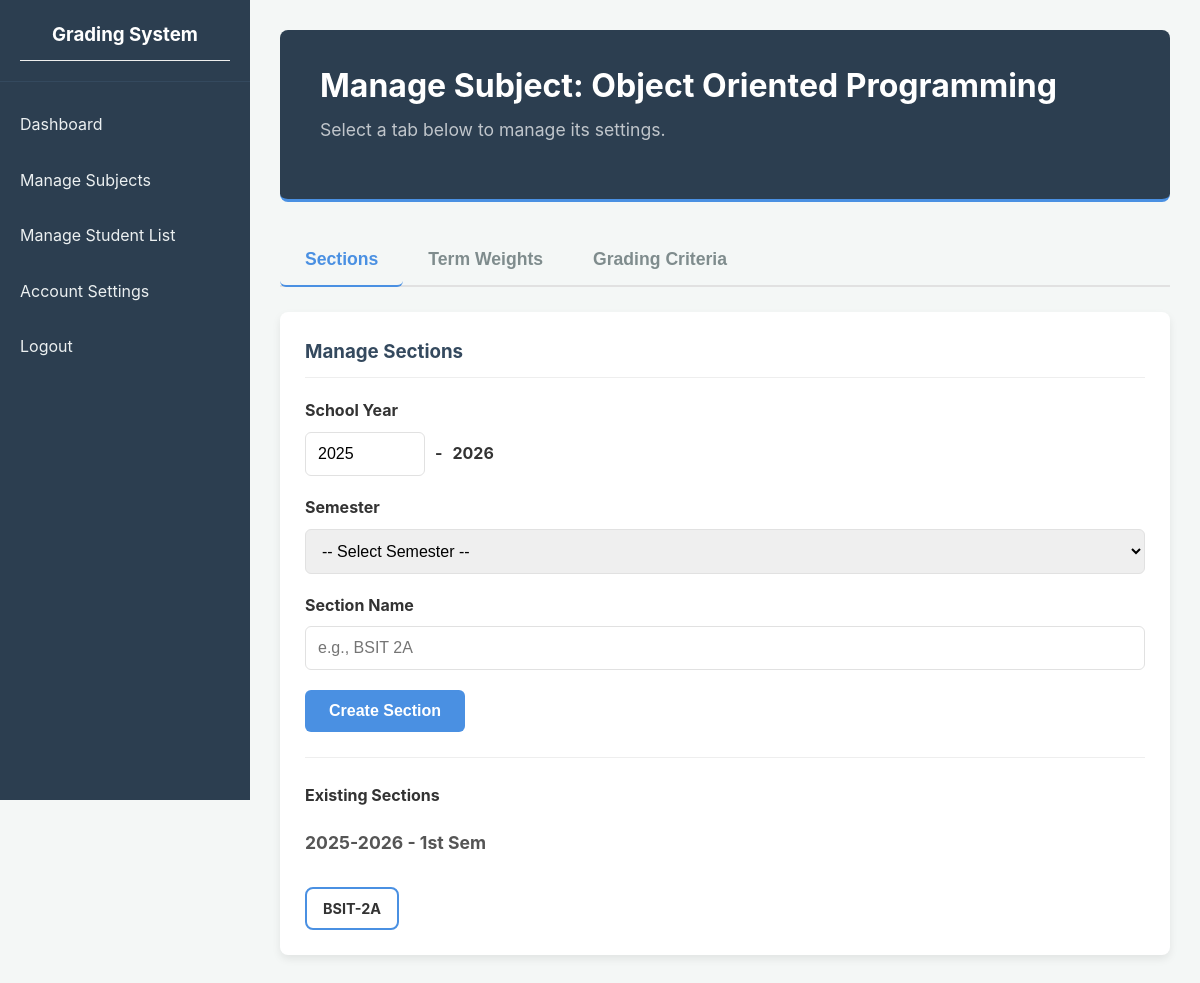
The app's page /view_subject.php?id=9 (signed in) with its own data.
### tables this page shows
CREATE TABLE `subjects` (
  `subject_id` int(11) NOT NULL,
  `subject_name` varchar(255) NOT NULL,
  `class_code` varchar(50) DEFAULT NULL,
  `prelim_weight` decimal(5,2) NOT NULL DEFAULT 25.00,
  `midterm_weight` decimal(5,2) NOT NULL DEFAULT 25.00,
  `prefinals_weight` decimal(5,2) NOT NULL DEFAULT 25.00,
  `finals_weight` decimal(5,2) NOT NULL DEFAULT 25.00
);

CREATE TABLE `sections` (
  `section_id` int(11) NOT NULL,
  `subject_id` int(11) NOT NULL,
  `school_year` varchar(9) NOT NULL COMMENT 'e.g., 2024-2025',
  `semester` enum('1st Sem','2nd Sem','Summer') NOT NULL,
  `section_name` varchar(100) NOT NULL
);

### view_subject.php (the view, shortened to what this page needs)
<?php
require_once 'config/db_config.php';
$subject_id = $_GET['id'];
$subject_stmt = $pdo->prepare("SELECT * FROM subjects WHERE subject_id = ?");
$subject_stmt->execute([$subject_id]);
$subject = $subject_stmt->fetch(PDO::FETCH_ASSOC);
$sections_stmt = $pdo->prepare("SELECT * FROM sections WHERE subject_id = ? ORDER BY school_year DESC, semester ASC, section_name ASC");
$sections_stmt->execute([$subject_id]);
$sections = $sections_stmt->fetchAll(PDO::FETCH_ASSOC);
?>
<?php include 'includes/header.php'; ?>
<div class="container">
    <div class="page-header">
        <h2>Manage Subject: <?php echo htmlspecialchars($subject['subject_name']); ?></h2>
        <p>Select a tab below to manage its settings.</p>
    </div>
    <div class="tab-navigation">
        <button class="tab-nav-button" onclick="openTab(event, 'sections')">Sections</button>
        <button class="tab-nav-button" onclick="openTab(event, 'weights')">Term Weights</button>
        <button class="tab-nav-button" onclick="openTab(event, 'criteria')">Grading Criteria</button>
    </div>
    <div id="sections" class="tab-content">
        <div class="card">
            <h3>Manage Sections</h3>
            <form action="actions/add_section.php" method="POST">
                    <div class="form-group">
                    <label for="start_year">School Year</label>
                    <div class="school-year-selector">
                        <?php
                        $currentYear = date('Y');
                        $currentMonth = date('n');
                        $defaultStartYear = ($currentMonth >= 7) ? $currentYear : $currentYear - 1;
                        ?>
                        <input
                            type="number"
                            name="start_year"
                            id="start_year"
                            class="form-control"
                            style="width: 120px;"
                            min="2020"
                            max="2100"
                            value="<?php echo $defaultStartYear; ?>"
                            required
                        >
                        <span>-</span>
                        <span id="end_year"><?php echo $defaultStartYear + 1; ?></span>
                    </div>
                </div>
                <div class="form-group">
                    <label for="semester">Semester</label>
                    <select name="semester" required>
                        <option value="">-- Select Semester --</option>
                    </select>
                </div>
                <div class="form-group">
                    <label for="section_name">Section Name</label>
                    <input type="text" name="section_name" placeholder="e.g., BSIT 2A" required>
                </div>
                <button type="submit">Create Section</button>
            </form>
            <hr style="margin: 25px 0; border: 0; border-top: 1px solid #eee;">
            <h4>Existing Sections</h4>
            <?php
            $grouped_sections = [];
            foreach ($sections as $section) {
                $key = $section['school_year'] . ' - ' . $section['semester'];
                $grouped_sections[$key][] = $section;
            }
            ?>
            <?php if (empty($grouped_sections)): ?>
                <p>No sections have been created for this subject yet.</p>
            <?php else: ?>
                <?php foreach ($grouped_sections as $group_name => $group_sections): ?>
                    <h5 style="margin-top: 20px; font-size: 1.1rem; color: #555;"><?php echo htmlspecialchars($group_name); ?></h5>
                    <div class="section-chip-container">
                        <?php foreach($group_sections as $section): ?>
                            <a href="view_section.php?id=<?php echo $section['section_id']; ?>" class="section-chip">
                                <?php echo htmlspecialchars($section['section_name']); ?>
                            </a>
                        <?php endforeach; ?>
                    </div>
                <?php endforeach; ?>
            <?php endif; ?>
        </div>
    </div>
</div>
<?php include 'includes/footer.php'; ?>

### public/css/style.css (style rules this page uses)
:root { --primary-color: #4a90e2; --primary-hover-color: #357ABD; --background-color: #f4f7f6; --card-background-color: #ffffff; --sidebar-bg: #2c3e50; --sidebar-text: #ecf0f1; --sidebar-hover: #34495e; --text-color: #333333; --border-color: #e1e1e1; --danger-color: #e74c3c; --danger-hover-color: #c0392b; --shadow: 0 4px 8px rgba(0, 0, 0, 0.08); }
body { font-family: -apple-system, BlinkMacSystemFont, "Segoe UI", Roboto, Helvetica, Arial, sans-serif; background-color: var(--background-color); color: var(--text-color); margin: 0; line-height: 1.6; }
.page-header { margin-bottom: 20px; padding-bottom: 20px; border-bottom: 1px solid var(--border-color); }
.page-header h2 { font-size: 2rem; color: #2c3e50; margin: 0; }
.page-header p { font-size: 1.1rem; color: #7f8c8d; margin: 5px 0 0 0; }
.school-year-selector { display: flex; align-items: center; gap: 10px; }
.school-year-selector span { font-weight: bold; }
.section-chip-container { display: flex; flex-wrap: wrap; gap: 12px; }
.section-chip { display: inline-block; padding: 8px 16px; background-color: #ffffff; border: 2px solid var(--primary-color); border-radius: 8px; text-decoration: none; font-weight: bold; color: var(--text-color); transition: all 0.2s ease-in-out; font-size: 0.9rem; }
.tab-navigation { display: flex; border-bottom: 2px solid var(--border-color); margin-bottom: 25px; }
.tab-nav-button { padding: 15px 25px; cursor: pointer; border: none; background: none; font-size: 1.1rem; font-weight: bold; color: #7f8c8d; position: relative; top: 2px; border-bottom: 2px solid transparent; }
.tab-nav-button.active { color: var(--primary-color); border-bottom-color: var(--primary-color); }
.tab-content { display: none; }
.container { max-width: 1700px; margin: 0 auto; padding: 0; }
.card { background: var(--card-background-color); border-radius: 8px; box-shadow: var(--shadow); padding: 25px; margin-bottom: 30px; }
.page-header { background-color: var(--sidebar-bg); padding: 30px 40px; border-radius: 8px; margin-bottom: 30px; border-bottom: 3px solid var(--primary-color); }
.page-header h1, .page-header h2 { margin: 0; color: #ffffff; font-size: 2rem; font-weight: 700; }
.page-header p { margin-top: 5px; color: rgba(255, 255, 255, 0.7); font-size: 1.1rem; margin-bottom: 25px; }
h3 { margin-top: 0; color: #34495e; border-bottom: 1px solid #eee; padding-bottom: 10px; margin-bottom: 20px; }
.form-group { margin-bottom: 1.2rem; }
.form-group label { display: block; font-weight: bold; margin-bottom: 8px; }
.form-group input[type="text"], .form-group input[type="number"], .form-group input[type="file"], .form-group select { width: 100%; padding: 12px; border: 1px solid var(--border-color); border-radius: 6px; font-size: 1rem; box-sizing: border-box; transition: border-color 0.3s ease, box-shadow 0.3s ease; }
button, .btn { display: inline-block; background: var(--primary-color); color: #ffffff; border: none; padding: 12px 24px; border-radius: 6px; cursor: pointer; text-decoration: none; text-align: right; font-size: 1rem; font-weight: bold; transition: background-color 0.3s ease, transform 0.2s ease; }

### records on screen
subjects: subject_name "Object Oriented Programming"
sections: section_name "BSIT-2A"

### other values on screen
$group_name "2025-2026 - 1st Sem"
